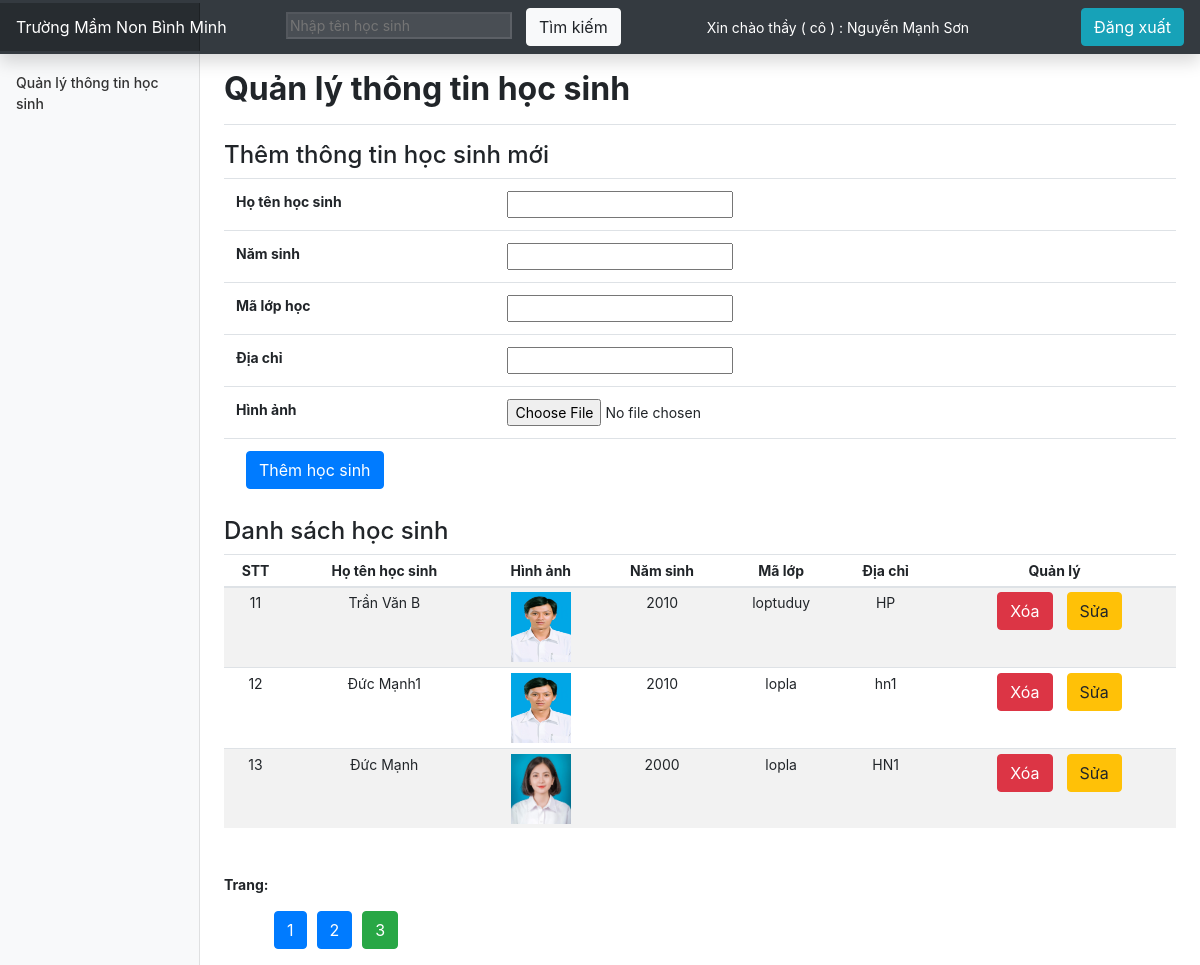
Page /quanlyhs.php?trang=3 (signed in) on the committed database.
### tables this page shows
CREATE TABLE `tbl_hs` (
  `id_hs` int(11) NOT NULL,
  `name_hs` varchar(255) NOT NULL,
  `namsinh_hs` varchar(255) NOT NULL,
  `class` varchar(255) NOT NULL,
  `diachi_hs` varchar(255) NOT NULL,
  `anh_hs` varchar(255) NOT NULL
);

### quanly/quanlyhs/lietke.php (the view, shortened to what this page needs)
<?php
    $per_page = 5;
    if(isset($_GET['trang'])) {
        $page = $_GET['trang'];
    } else {
        $page = 1;
    }
    if($page == '' || $page == 1) {
        $begin = 0;
    } else {
        $begin = ($page * $per_page) - $per_page;
    }
    $sql_lietke_hs = "SELECT * FROM tbl_hs ORDER BY id_hs DESC LIMIT $begin, $per_page ";
    $querry_lietke_hs= mysqli_query($mysqli, $sql_lietke_hs);
?>
    <h4>Danh sách học sinh</h4>
    <div class="table-responsive">
        <table style="text-align: center;" class="table table-striped table-sm">
          <thead >
            <tr>
              <th>STT</th>
              <th>Họ tên học sinh</th>
              <th>Hình ảnh</th>
              <th>Năm sinh</th>
              <th>Mã lớp </th>
              <th>Địa chỉ </th>
              <th>Quản lý</th>
            </tr>
          </thead>
          <tbody >
            <?php
              $i = $begin;
              while ($row = mysqli_fetch_array($querry_lietke_hs)) {
                  $i++;
            ?>
              <tr>
                  <td><?php echo $i ?></td>
                  <td><?php echo $row['name_hs'] ?></td>
                  <td><img width="60px" height="70px" src="quanly/quanlyhs/uploads/<?php echo $row['anh_hs'] ?> " alt=""></td>
                  <td><?php echo $row['namsinh_hs'] ?></td>
                  <td><?php echo $row['class'] ?></td>
                  <td><?php echo $row['diachi_hs'] ?></td>
                  <td>
                    <a href="quanly/quanlyhs/xuly.php?idhs=<?php echo $row['id_hs'] ?>"><button type="button" class="btn btn-danger">Xóa</button></a>
                    <a href="?action=quanlyhs&query=sua&idhs=<?php echo $row['id_hs'] ?>"><button type="button" class="btn btn-warning">Sửa</button></a>
                  </td>
              </tr>
            <?php
              }
            ?>
          </tbody>
        </table>
      </div>
    <?php
      $sql_trang = mysqli_query($mysqli, "SELECT * FROM tbl_hs") ;
      $row_count = mysqli_num_rows($sql_trang);
      $trang = ceil($row_count/$per_page) ;
    ?>
    <p style="margin-top: 30px;"><strong>Trang: </strong> </p>
    <ul class="list_trang">
        <?php
        for ($i = 1; $i <= $trang; $i++) {
        ?>
            <li> <a  href="quanlyhs.php?trang=<?php echo $i ?>"> <input type="submit"  class="btn <?php if($i == $page)  { echo 'btn-success';} else {  echo 'btn-primary'; } ?>" value="<?php echo $i ?>">  </a></li>
        <?php
        }
        ?>
    </ul>

### admin/css/dashboard.css (style rules this page uses)
body { font-size: .875rem; }

### quanly/quanlyhs/lietke.php (style rules this page uses)
ul.list_trang { display: flex; }
ul.list_trang li { list-style: none; }
.btn { margin-left: 10px; }

### rows in the picture
tbl_hs: name_hs "Trần Văn B", anh_hs (picture), namsinh_hs "2010", class "loptuduy", diachi_hs "HP"
tbl_hs: name_hs "Đức Mạnh1", anh_hs (picture), namsinh_hs "2010", class "lopla", diachi_hs "hn1"
tbl_hs: name_hs "Đức Mạnh", anh_hs (picture), namsinh_hs "2000", class "lopla", diachi_hs "HN1"

### other values in the picture
$_SESSION['dangnhapgv'] "Nguyễn Mạnh Sơn"
